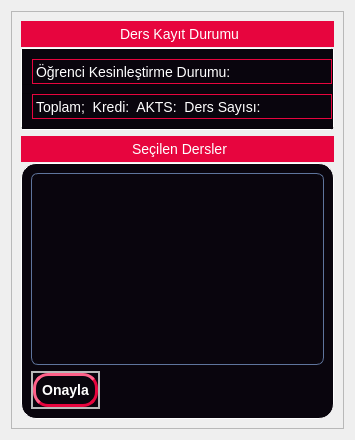
               <widget class="QWidget" name="pageDersKayit">
                <layout class="QVBoxLayout" name="verticalLayout_24">
                 <item>
                  <widget class="QFrame" name="frameDersKayit">
                   <property name="frameShape">
                    <enum>QFrame::StyledPanel</enum>
                   </property>
                   <property name="frameShadow">
                    <enum>QFrame::Raised</enum>
                   </property>
                   <layout class="QVBoxLayout" name="verticalLayout_25" stretch="10,90">
                    <item>
                     <widget class="QGroupBox" name="grpDersKayitDurum">
                      <property name="styleSheet">
                       <string notr="true">QGroupBox {
    border: 1px solid white;
    border-color: rgb(255,255,255);
    margin-top: 27px;
    font-size: 14px;
	border-top-left-radius: 3px;
    border-top-right-radius: 3px;
    border-bottom-left-radius: 3px;
    border-bottom-right-radius: 3px;
	background-color: rgb(9,5,13);
}

QGroupBox::title {
    subcontrol-origin: margin;
    subcontrol-position: top center;
    border-top-left-radius: 15px;
    border-top-right-radius: 15px;
    padding: 5px 150px;
    background-color: rgb(231,5,62);
    color: rgb(255, 255, 255);
}</string>
                      </property>
                      <property name="title">
                       <string>Ders Kayıt Durumu</string>
                      </property>
                      <layout class="QVBoxLayout" name="verticalLayout_28">
                       <property name="spacing">
                        <number>8</number>
                       </property>
                       <property name="leftMargin">
                        <number>0</number>
                       </property>
                       <property name="topMargin">
                        <number>0</number>
                       </property>
                       <property name="rightMargin">
                        <number>0</number>
                       </property>
                       <property name="bottomMargin">
                        <number>0</number>
                       </property>
                       <item alignment="Qt::AlignLeft|Qt::AlignVCenter">
                        <widget class="QFrame" name="frame_18">
                         <property name="styleSheet">
                          <string notr="true">QFrame{
background-color: rgb(9,5,13);
border-color: rgb(231, 5, 62);
}</string>
                         </property>
                         <property name="frameShape">
                          <enum>QFrame::StyledPanel</enum>
                         </property>
                         <property name="frameShadow">
                          <enum>QFrame::Raised</enum>
                         </property>
                         <layout class="QVBoxLayout" name="verticalLayout_48">
                          <property name="spacing">
                           <number>0</number>
                          </property>
                          <property name="leftMargin">
                           <number>9</number>
                          </property>
                          <property name="rightMargin">
                           <number>0</number>
                          </property>
                          <property name="bottomMargin">
                           <number>0</number>
                          </property>
                          <item>
                           <widget class="QLabel" name="lblDersKayitDurum">
                            <property name="minimumSize">
                             <size>
                              <width>300</width>
                              <height>25</height>
                             </size>
                            </property>
                            <property name="styleSheet">
                             <string notr="true">QLabel {
    border: 1px solid gray;
    border-color: rgb(231,5,62);
    font-size: 14px;
	background-color: rgb(9,5,13);
	color:rgb(255,255,255);
}</string>
                            </property>
                            <property name="text">
                             <string>Öğrenci Kesinleştirme Durumu:</string>
                            </property>
                           </widget>
                          </item>
                         </layout>
                        </widget>
                       </item>
                       <item alignment="Qt::AlignLeft|Qt::AlignVCenter">
                        <widget class="QFrame" name="frame_19">
                         <property name="styleSheet">
                          <string notr="true">QFrame{
background-color: rgb(9,5,13);
border-color: rgb(231, 5, 62);
}</string>
                         </property>
                         <property name="frameShape">
                          <enum>QFrame::StyledPanel</enum>
                         </property>
                         <property name="frameShadow">
                          <enum>QFrame::Raised</enum>
                         </property>
                         <layout class="QVBoxLayout" name="verticalLayout_49">
                          <property name="spacing">
                           <number>0</number>
                          </property>
                          <property name="topMargin">
                           <number>0</number>
                          </property>
                          <property name="rightMargin">
                           <number>0</number>
                          </property>
                          <item>
                           <widget class="QLabel" name="lblDersKayitKredi">
                            <property name="minimumSize">
                             <size>
                              <width>300</width>
                              <height>25</height>
                             </size>
                            </property>
                            <property name="styleSheet">
                             <string notr="true">QLabel {
    border: 1px solid gray;
    border-color: rgb(231,5,62);
    font-size: 14px;
	background-color: rgb(9,5,13);
	color:rgb(255,255,255);
}</string>
                            </property>
                            <property name="text">
                             <string>Toplam;  Kredi:  AKTS:  Ders Sayısı:</string>
                            </property>
                           </widget>
                          </item>
                         </layout>
                        </widget>
                       </item>
                      </layout>
                     </widget>
                    </item>
                    <item>
                     <widget class="QGroupBox" name="grpSecilenDersler">
                      <property name="styleSheet">
                       <string notr="true">QGroupBox {
    border: 1px solid white;
    border-color: rgb(255,255,255);
    margin-top: 27px;
    font-size: 14px;
	border-top-left-radius: 15px;
    border-top-right-radius: 15px;
    border-bottom-left-radius: 15px;
    border-bottom-right-radius: 15px;
	background-color: rgb(9,5,13);
}

QGroupBox::title {
    subcontrol-origin: margin;
    subcontrol-position: top center;
    border-top-left-radius: 15px;
    border-top-right-radius: 15px;
    padding: 5px 150px;
    background-color: rgb(231,5,62);
    color: rgb(255, 255, 255);
}</string>
                      </property>
                      <property name="title">
                       <string>Seçilen Dersler</string>
                      </property>
                      <layout class="QVBoxLayout" name="verticalLayout_29">
                       <item>
                        <widget class="QTableView" name="tableDersKayit">
                         <property name="styleSheet">
                          <string notr="true">QTableView {
border: 1px solid #5E749C;
border-radius: 7px;
background-color: rgb(9,5,13);
color:rgb(255,255,255);
gridline-color: rgb(231,5,62);
}

QTableView::item:focus{
selection-background-color: yellow;
}
QHeaderView::section {
   background-color: rgb(9,5,13);
   color:rgb(255,255,255);
   border: 1px solid  rgb(231,5,62);
}

QScrollBar:vertical {
 background: #32CC99;
}
QScrollBar:horizontal {
background: #FF0000;
}</string>
                         </property>
                        </widget>
                       </item>
                       <item alignment="Qt::AlignLeft|Qt::AlignBottom">
                        <widget class="QFrame" name="frame_25">
                         <property name="frameShape">
                          <enum>QFrame::StyledPanel</enum>
                         </property>
                         <property name="frameShadow">
                          <enum>QFrame::Raised</enum>
                         </property>
                         <layout class="QVBoxLayout" name="verticalLayout_54">
                          <property name="spacing">
                           <number>0</number>
                          </property>
                          <property name="leftMargin">
                           <number>0</number>
                          </property>
                          <property name="topMargin">
                           <number>0</number>
                          </property>
                          <property name="rightMargin">
                           <number>0</number>
                          </property>
                          <property name="bottomMargin">
                           <number>0</number>
                          </property>
                          <item alignment="Qt::AlignHCenter|Qt::AlignVCenter">
                           <widget class="QFrame" name="frame_26">
                            <property name="frameShape">
                             <enum>QFrame::StyledPanel</enum>
                            </property>
                            <property name="frameShadow">
                             <enum>QFrame::Raised</enum>
                            </property>
                            <layout class="QVBoxLayout" name="verticalLayout_55">
                             <property name="spacing">
                              <number>0</number>
                             </property>
                             <property name="leftMargin">
                              <number>0</number>
                             </property>
                             <property name="topMargin">
                              <number>0</number>
                             </property>
                             <property name="rightMargin">
                              <number>0</number>
                             </property>
                             <property name="bottomMargin">
                              <number>0</number>
                             </property>
                             <item>
                              <widget class="QPushButton" name="btnDersKayitOnayla">
                               <property name="styleSheet">
                                <string notr="true">QPushButton {
	background-color: rgb(9,5,13);
    border-style: outset;
    border-width: 3px;
    border-radius: 15px;
    border-color: rgb(231,5,62);
    font: bold 14px;
	color:rgb(255,255,255);
    min-width: 5em;
    padding: 6px;
}

QPushButton:hover {
background-color: qlineargradient(spread:pad, x1:0, y1:1, x2:0, y2:0, stop:0 rgb(41, 128, 185), stop:1 rgb(52, 152, 219));
}</string>
                               </property>
                               <property name="text">
                                <string>Onayla</string>
                               </property>
                              </widget>
                             </item>
                            </layout>
                           </widget>
                          </item>
                         </layout>
                        </widget>
                       </item>
                      </layout>
                     </widget>
                    </item>
                   </layout>
                  </widget>
                 </item>
                </layout>
               </widget>
